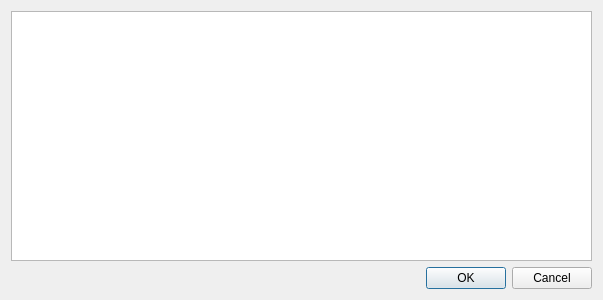
<?xml version="1.0" encoding="UTF-8"?>
<ui version="4.0">
 <class>PrimerLibrarySelector</class>
 <widget class="QDialog" name="PrimerLibrarySelector">
  <property name="geometry">
   <rect>
    <x>0</x>
    <y>0</y>
    <width>603</width>
    <height>300</height>
   </rect>
  </property>
  <property name="windowTitle">
   <string>Choose Primer</string>
  </property>
  <layout class="QVBoxLayout" name="verticalLayout">
   <item>
    <widget class="U2::PrimerLibraryTable" name="primerTable">
     <property name="editTriggers">
      <set>QAbstractItemView::NoEditTriggers</set>
     </property>
     <property name="tabKeyNavigation">
      <bool>false</bool>
     </property>
     <property name="alternatingRowColors">
      <bool>true</bool>
     </property>
     <property name="selectionMode">
      <enum>QAbstractItemView::SingleSelection</enum>
     </property>
     <property name="selectionBehavior">
      <enum>QAbstractItemView::SelectRows</enum>
     </property>
     <property name="gridStyle">
      <enum>Qt::NoPen</enum>
     </property>
     <property name="cornerButtonEnabled">
      <bool>false</bool>
     </property>
     <attribute name="horizontalHeaderCascadingSectionResizes">
      <bool>false</bool>
     </attribute>
     <attribute name="horizontalHeaderHighlightSections">
      <bool>false</bool>
     </attribute>
     <attribute name="horizontalHeaderStretchLastSection">
      <bool>true</bool>
     </attribute>
     <attribute name="verticalHeaderVisible">
      <bool>false</bool>
     </attribute>
    </widget>
   </item>
   <item>
    <widget class="QDialogButtonBox" name="buttonBox">
     <property name="orientation">
      <enum>Qt::Horizontal</enum>
     </property>
     <property name="standardButtons">
      <set>QDialogButtonBox::Cancel|QDialogButtonBox::Ok</set>
     </property>
    </widget>
   </item>
  </layout>
 </widget>
 <customwidgets>
  <customwidget>
   <class>U2::PrimerLibraryTable</class>
   <extends>QTableView</extends>
   <header>PrimerLibraryTable.h</header>
  </customwidget>
 </customwidgets>
 <resources/>
 <connections>
  <connection>
   <sender>buttonBox</sender>
   <signal>accepted()</signal>
   <receiver>PrimerLibrarySelector</receiver>
   <slot>accept()</slot>
   <hints>
    <hint type="sourcelabel">
     <x>248</x>
     <y>254</y>
    </hint>
    <hint type="destinationlabel">
     <x>157</x>
     <y>274</y>
    </hint>
   </hints>
  </connection>
  <connection>
   <sender>buttonBox</sender>
   <signal>rejected()</signal>
   <receiver>PrimerLibrarySelector</receiver>
   <slot>reject()</slot>
   <hints>
    <hint type="sourcelabel">
     <x>316</x>
     <y>260</y>
    </hint>
    <hint type="destinationlabel">
     <x>286</x>
     <y>274</y>
    </hint>
   </hints>
  </connection>
 </connections>
</ui>
